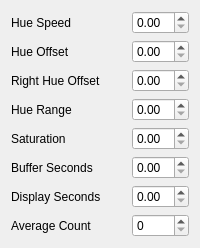
<?xml version="1.0" encoding="UTF-8"?>
<ui version="4.0">
 <class>CgsLedWaveformOld</class>
 <widget class="QWidget" name="CgsLedWaveformOld">
  <property name="geometry">
   <rect>
    <x>0</x>
    <y>0</y>
    <width>0</width>
    <height>0</height>
   </rect>
  </property>
  <layout class="QGridLayout" name="gridLayout" columnstretch="1">
   <item row="1" column="0">
    <widget class="QLabel" name="hueSpeedLabel">
     <property name="text">
      <string>Hue Speed</string>
     </property>
    </widget>
   </item>
   <item row="1" column="1">
    <widget class="QDoubleSpinBox" name="hueSpeed" />
   </item>
   <item row="2" column="0">
    <widget class="QLabel" name="hueOffsetLabel">
     <property name="text">
      <string>Hue Offset</string>
     </property>
    </widget>
   </item>
   <item row="2" column="1">
    <widget class="QDoubleSpinBox" name="hueOffset" />
   </item>
   <item row="3" column="0">
    <widget class="QLabel" name="rightHueOffsetLabel">
     <property name="text">
      <string>Right Hue Offset</string>
     </property>
    </widget>
   </item>
   <item row="3" column="1">
    <widget class="QDoubleSpinBox" name="rightHueOffset" />
   </item>
   <item row="4" column="0">
    <widget class="QLabel" name="hueRangeLabel">
     <property name="text">
      <string>Hue Range</string>
     </property>
    </widget>
   </item>
   <item row="4" column="1">
    <widget class="QDoubleSpinBox" name="hueRange" />
   </item>
   <item row="5" column="0">
    <widget class="QLabel" name="saturationLabel">
     <property name="text">
      <string>Saturation</string>
     </property>
    </widget>
   </item>
   <item row="5" column="1">
    <widget class="QDoubleSpinBox" name="saturation" />
   </item>
   <item row="6" column="0">
    <widget class="QLabel" name="bufferSecondsLabel">
     <property name="text">
      <string>Buffer Seconds</string>
     </property>
    </widget>
   </item>
   <item row="6" column="1">
    <widget class="QDoubleSpinBox" name="bufferSeconds" />
   </item>
   <item row="7" column="0">
    <widget class="QLabel" name="displaySecondsLabel">
     <property name="text">
      <string>Display Seconds</string>
     </property>
    </widget>
   </item>
   <item row="7" column="1">
    <widget class="QDoubleSpinBox" name="displaySeconds" />
   </item>
   <item row="8" column="0">
    <widget class="QLabel" name="avgCountLabel">
     <property name="text">
      <string>Average Count</string>
     </property>
    </widget>
   </item>
   <item row="8" column="1">
    <widget class="QSpinBox" name="avgCount" />
   </item>
  </layout>
 </widget>
 <customwidgets>
  <customwidget>
   <class>QTooltipedSlider</class>
   <extends>QSlider</extends>
   <header location="global">QTooltipedSlider.h</header>
  </customwidget>
 </customwidgets>
 <resources/>
 <connections/>
</ui>
